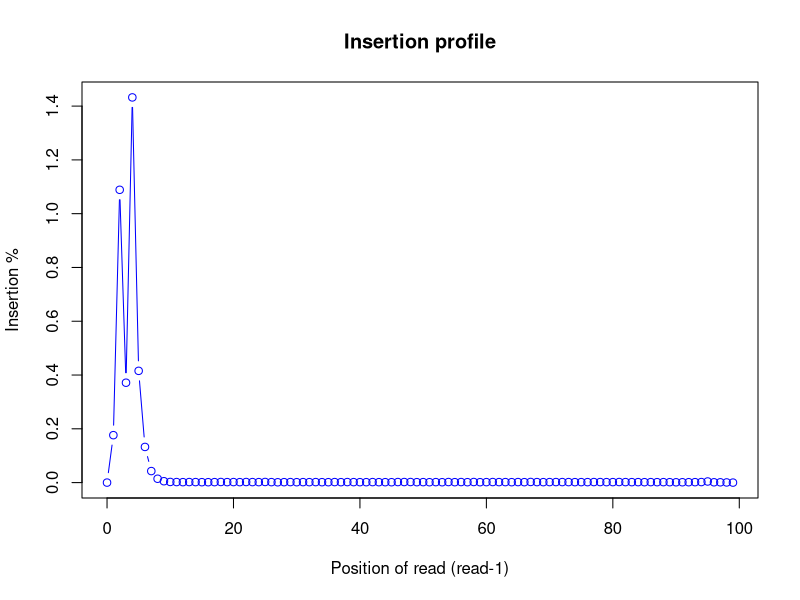
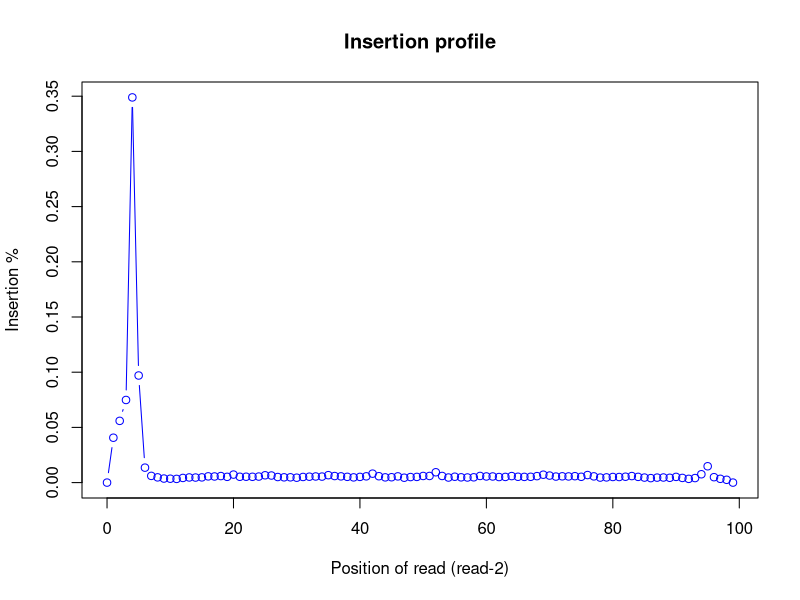

Write R code to recreate these figures, in order.
pdf("../out_GSE56087_nor/out_RSeQC/out.insertion_profile.R1.pdf")
read_pos=c(0,1,2,3,4,5,6,7,8,9,10,11,12,13,14,15,16,17,18,19,20,21,22,23,24,25,26,27,28,29,30,31,32,33,34,35,36,37,38,39,40,41,42,43,44,45,46,47,48,49,50,51,52,53,54,55,56,57,58,59,60,61,62,63,64,65,66,67,68,69,70,71,72,73,74,75,76,77,78,79,80,81,82,83,84,85,86,87,88,89,90,91,92,93,94,95,96,97,98,99)
r1_insert_count=c(0,5614.0,34658.0,11823.0,45595.0,13228.0,4221.0,1364.0,456.0,162.0,76.0,63.0,51.0,63.0,59.0,48.0,45.0,54.0,70.0,56.0,61.0,52.0,68.0,59.0,55.0,73.0,55.0,38.0,50.0,59.0,47.0,55.0,51.0,59.0,48.0,47.0,60.0,49.0,62.0,54.0,49.0,49.0,59.0,49.0,49.0,45.0,64.0,65.0,67.0,50.0,55.0,45.0,56.0,44.0,66.0,49.0,63.0,48.0,68.0,46.0,55.0,65.0,57.0,58.0,49.0,61.0,50.0,74.0,59.0,52.0,59.0,62.0,61.0,58.0,52.0,55.0,54.0,62.0,62.0,54.0,56.0,67.0,58.0,53.0,54.0,48.0,55.0,50.0,53.0,47.0,37.0,41.0,45.0,51.0,62.0,131.0,36.0,34.0,19.0,0)
r1_noninsert_count = 3183264 - r1_insert_count
plot(read_pos, r1_insert_count*100/(r1_insert_count + r1_noninsert_count),col="blue",main="Insertion profile",xlab="Position of read (read-1)",ylab="Insertion %",type="b")
dev.off()
pdf("../out_GSE56087_nor/out_RSeQC/out.insertion_profile.R2.pdf")
read_pos=c(0,1,2,3,4,5,6,7,8,9,10,11,12,13,14,15,16,17,18,19,20,21,22,23,24,25,26,27,28,29,30,31,32,33,34,35,36,37,38,39,40,41,42,43,44,45,46,47,48,49,50,51,52,53,54,55,56,57,58,59,60,61,62,63,64,65,66,67,68,69,70,71,72,73,74,75,76,77,78,79,80,81,82,83,84,85,86,87,88,89,90,91,92,93,94,95,96,97,98,99)
r2_insert_count=c(0,2486.0,3420.0,4577.0,21339.0,5933.0,828.0,372.0,290.0,224.0,215.0,205.0,258.0,285.0,280.0,289.0,345.0,339.0,362.0,319.0,444.0,323.0,325.0,321.0,334.0,405.0,392.0,309.0,292.0,293.0,271.0,312.0,327.0,339.0,333.0,411.0,363.0,345.0,319.0,289.0,316.0,347.0,495.0,353.0,290.0,297.0,344.0,270.0,307.0,315.0,367.0,367.0,572.0,367.0,281.0,325.0,292.0,283.0,293.0,368.0,340.0,339.0,308.0,314.0,361.0,323.0,316.0,321.0,358.0,437.0,389.0,334.0,348.0,341.0,355.0,322.0,418.0,345.0,278.0,288.0,311.0,309.0,325.0,362.0,317.0,278.0,248.0,276.0,282.0,266.0,316.0,259.0,207.0,251.0,462.0,905.0,300.0,209.0,155.0,0)
r2_noninsert_count = 6115890 - r2_insert_count
plot(read_pos, r2_insert_count*100/(r2_insert_count + r2_noninsert_count),col="blue",main="Insertion profile",xlab="Position of read (read-2)",ylab="Insertion %",type="b")
dev.off()
